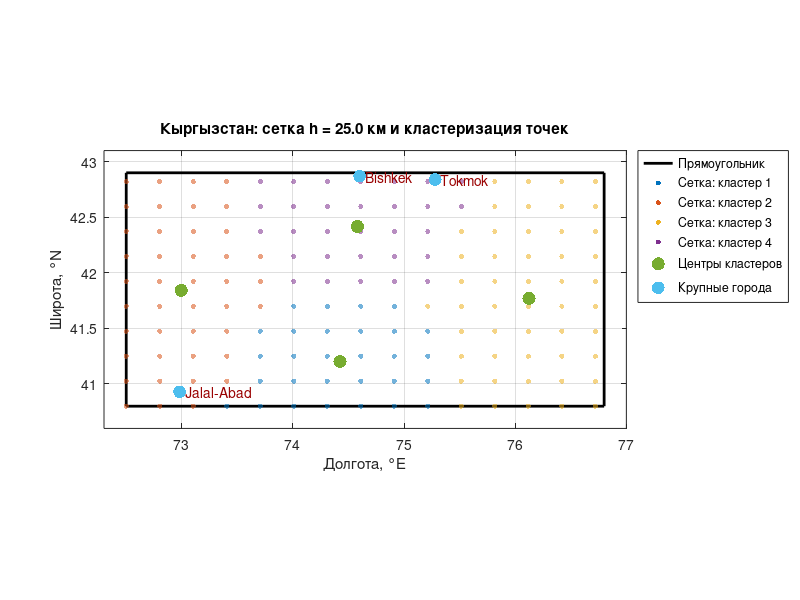

This chart was generated by the following MATLAB code:
% kyrgyz_grid_cluster.m
% Построение прямоугольника внутри Кыргызстана, сетки с шагом h (км),
% отображение 5 крупных городов и кластеризация точек сетки.

clear; clc; close all;

%% 1) Географические ориентиры по Кыргызстану (из открытых источников)
% Границы Кыргызстана (приблизительный диапазон):
%   широта: 39°11' N ... 43°16' N
%   долгота: 69°15' E ... 80°18' E
% Ниже выбран прямоугольник с углами ВНУТРИ территории Кыргызстана.

% Формат: [lon, lat]
rect = [ ...
    72.50, 40.80;  % SW
    76.80, 40.80;  % SE
    76.80, 42.90;  % NE
    72.50, 42.90]; % NW

%% 2) Пять крупных городов Кыргызстана (приближенные координаты)
cityNames = {"Bishkek","Osh","Jalal-Abad","Karakol","Tokmok"};
cityLL = [ ...
    74.60, 42.87;  % Bishkek
    72.80, 40.53;  % Osh
    72.98, 40.93;  % Jalal-Abad
    78.39, 42.49;  % Karakol
    75.28, 42.84]; % Tokmok

% Оставим только точки внутри выбранного прямоугольника
inRect = cityLL(:,1) >= min(rect(:,1)) & cityLL(:,1) <= max(rect(:,1)) & ...
         cityLL(:,2) >= min(rect(:,2)) & cityLL(:,2) <= max(rect(:,2));
cityLL_in = cityLL(inRect,:);
cityNames_in = cityNames(inRect);

%% 3) Равномерная сетка с шагом h (км)
h_km = 25; % шаг сетки в километрах

lonMin = min(rect(:,1)); lonMax = max(rect(:,1));
latMin = min(rect(:,2)); latMax = max(rect(:,2));
lat0 = mean([latMin, latMax]);

% Перевод км -> градусы
km_per_deg_lat = 111.32;
km_per_deg_lon = 111.32 * cosd(lat0);

dLat = h_km / km_per_deg_lat;
dLon = h_km / km_per_deg_lon;

latVec = latMin:dLat:latMax;
lonVec = lonMin:dLon:lonMax;
[LonGrid, LatGrid] = meshgrid(lonVec, latVec);
gridPts = [LonGrid(:), LatGrid(:)];

%% 4) Кластеризация всех точек сетки
K = 4;
[idx, C] = kmeans(gridPts, K, 'Replicates', 10);

%% 5) Визуализация
figure('Color','w'); hold on; box on; grid on;

% Прямоугольник
rectClosed = [rect; rect(1,:)];
plot(rectClosed(:,1), rectClosed(:,2), 'k-', 'LineWidth', 2, 'DisplayName', 'Прямоугольник');

% Кластеры сетки
colors = lines(K);
for k = 1:K
    pts = gridPts(idx==k,:);
    scatter(pts(:,1), pts(:,2), 14, colors(k,:), 'filled', ...
        'MarkerFaceAlpha', 0.55, 'DisplayName', sprintf('Сетка: кластер %d', k));
end

% Центры кластеров
scatter(C(:,1), C(:,2), 90, 'kd', 'filled', 'DisplayName', 'Центры кластеров');

% Города
scatter(cityLL_in(:,1), cityLL_in(:,2), 85, 'rp', 'filled', 'DisplayName', 'Крупные города');
for i = 1:size(cityLL_in,1)
    text(cityLL_in(i,1)+0.05, cityLL_in(i,2), cityNames_in{i}, ...
        'FontSize', 10, 'Color', [0.6 0 0]);
end

xlabel('Долгота, °E');
ylabel('Широта, °N');
title(sprintf('Кыргызстан: сетка h = %.1f км и кластеризация точек', h_km));
legend('Location','bestoutside');
axis equal;

% Для наглядности
xlim([lonMin-0.2 lonMax+0.2]);
ylim([latMin-0.2 latMax+0.2]);

fprintf('Количество точек сетки: %d\n', size(gridPts,1));
fprintf('Использовано городов внутри прямоугольника: %d из %d\n', size(cityLL_in,1), size(cityLL,1));
